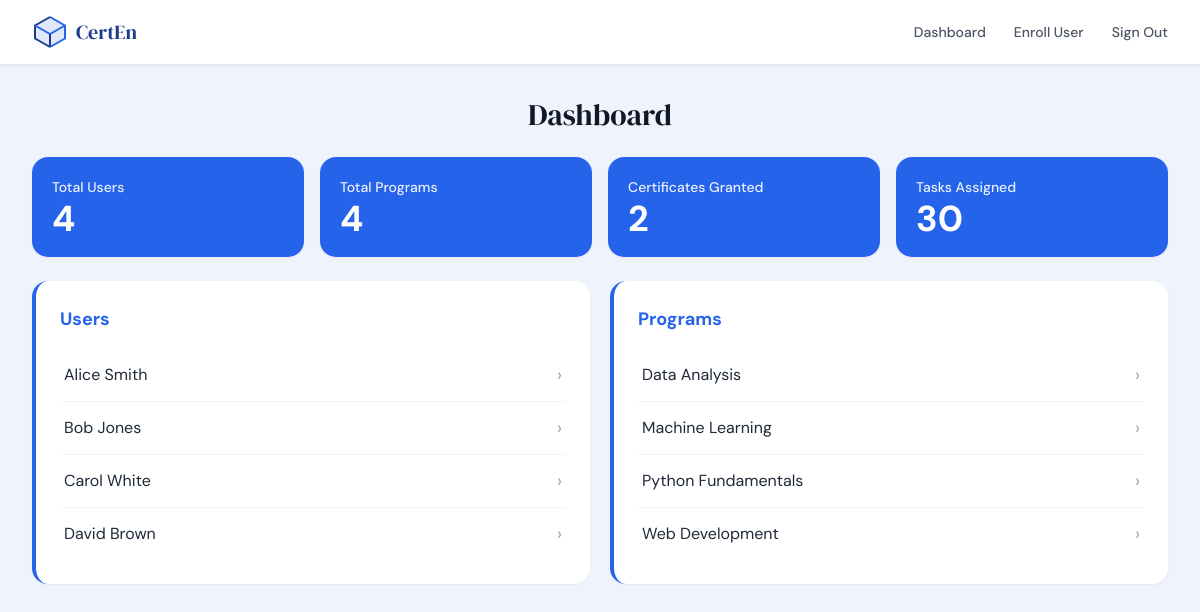
The page /admin on the database its author committed.
### models.py (models this page shows, shortened)
class User(db.Model):
    __tablename__ = "users"
    id         = db.Column(db.Integer, primary_key=True)
    first_name = db.Column(db.String(80),  nullable=False)
    last_name  = db.Column(db.String(80),  nullable=False)
    email      = db.Column(db.String(120), unique=True, nullable=False)
    dob        = db.Column(db.String(20))          # stored as "DD/MM/YYYY"
    is_admin   = db.Column(db.Boolean, default=False)
    created_at = db.Column(db.DateTime, default=lambda: datetime.now(timezone.utc))
    enrollments      = db.relationship("Enrollment",      back_populates="user", cascade="all, delete-orphan")
    task_completions = db.relationship("TaskCompletion",  back_populates="user", cascade="all, delete-orphan")
    certificates     = db.relationship("Certificate",     back_populates="user", cascade="all, delete-orphan")
    @property
    def full_name(self):
        return f"{self.first_name} {self.last_name}"

class Program(db.Model):
    __tablename__ = "programs"
    id          = db.Column(db.Integer, primary_key=True)
    name        = db.Column(db.String(120), nullable=False)
    description = db.Column(db.Text)
    mode        = db.Column(db.String(20))   # Online / Offline / Hybrid
    created_at  = db.Column(db.DateTime, default=lambda: datetime.now(timezone.utc))
    enrollments  = db.relationship("Enrollment",  back_populates="program", cascade="all, delete-orphan")
    tasks        = db.relationship("Task",         back_populates="program", cascade="all, delete-orphan",
                                   order_by="Task.serial")
    certificates = db.relationship("Certificate", back_populates="program", cascade="all, delete-orphan")

### app.py (the view, shortened to what this page needs)
@app.route("/admin")
def admin_dashboard():
    selected_user_id    = request.args.get("user_id",    type=int)
    selected_program_id = request.args.get("program_id", type=int)
    view_mode           = request.args.get("view", "user")   # "user" | "program"
    users    = User.query.filter_by(is_admin=False).order_by(User.first_name).all()
    programs = Program.query.order_by(Program.name).all()
    selected_user    = User.query.get(selected_user_id)    if selected_user_id    else None
    selected_program = Program.query.get(selected_program_id) if selected_program_id else None
    stats = {
        "total_users":           User.query.filter_by(is_admin=False).count(),
        "total_programs":        Program.query.count(),
        "certificates_granted":  Certificate.query.filter_by(status="granted").count(),
        "tasks_assigned":        TaskCompletion.query.count(),
    }
    user_enrolled_programs = []
    user_task_rows         = []
    user_program_cert      = None
    program_enrolled_users = []
    program_task_rows      = []
    program_detail_user    = None
    program_detail_cert    = None   # cert for prog_detail_user in this program
    prog_detail_user_id    = request.args.get("prog_user_id", type=int)
    return render_template(
        "admin_dashboard.html",
        stats=stats,
        users=users,
        programs=programs,
        selected_user=selected_user,
        selected_program=selected_program,
        view_mode=view_mode,
        user_enrolled_programs=user_enrolled_programs,
        user_task_rows=user_task_rows,
        user_program_cert=user_program_cert,
        program_enrolled_users=program_enrolled_users,
        program_task_rows=program_task_rows,
        program_detail_user=program_detail_user,
        program_detail_cert=program_detail_cert,
        prog_detail_user_id=prog_detail_user_id,
    )

### templates/admin_dashboard.html (shortened to what this page needs)
{% extends "base.html" %}
{% block nav_links %}
  <a href="{{ url_for('admin_dashboard') }}"
     class="text-sm font-medium text-gray-600 hover:text-primary hover:underline hover:underline-offset-4 transition-colors">Dashboard</a>
  <a href="{{ url_for('register') }}"
     class="text-sm font-medium text-gray-600 hover:text-primary hover:underline hover:underline-offset-4 transition-colors">Enroll User</a>
  <a href="{{ url_for('signout') }}"
     class="text-sm font-medium text-gray-600 hover:text-primary hover:underline hover:underline-offset-4 transition-colors">Sign Out</a>
{% endblock %}
{% block content %}
<div class="max-w-7xl mx-auto px-4 sm:px-6 lg:px-8 py-8 space-y-6">
  <h2 class="font-serif text-3xl text-center text-gray-900">Dashboard</h2>
  <div class="grid grid-cols-2 lg:grid-cols-4 gap-4">
    {% for label, value in [
        ('Total Users',          stats.total_users),
        ('Total Programs',       stats.total_programs),
        ('Certificates Granted', stats.certificates_granted),
        ('Tasks Assigned',       stats.tasks_assigned),
      ] %}
    <div class="bg-primary text-white rounded-2xl p-5 shadow-sm">
      <p class="text-sm font-medium opacity-90 mb-1">{{ label }}</p>
      <p class="text-4xl font-bold leading-none">{{ value }}</p>
    </div>
    {% endfor %}
  </div>
  <div class="grid grid-cols-1 md:grid-cols-2 gap-5">
    <div class="bg-white rounded-2xl shadow-sm border-l-4 border-primary p-6">
      <h3 class="text-lg font-bold text-primary mb-4">Users</h3>
      <ul class="divide-y divide-gray-100">
        {% for user in users %}
        <li>
          <a href="{{ url_for('admin_dashboard', user_id=user.id, view='user') }}"
             class="flex justify-between items-center py-3 px-1 transition-colors
               {% if selected_user and selected_user.id == user.id and view_mode == 'user' %}
                 text-primary font-bold border-b-2 border-primary
               {% else %}
                 text-gray-800 hover:text-primary
               {% endif %}">
            {{ user.full_name }}
            <span class="text-gray-400 text-lg">›</span>
          </a>
        </li>
        {% endfor %}
      </ul>
    </div>
    <div class="bg-white rounded-2xl shadow-sm border-l-4 border-primary p-6">
      <h3 class="text-lg font-bold text-primary mb-4">Programs</h3>
      <ul class="divide-y divide-gray-100">
        {% for program in programs %}
        <li>
          <a href="{{ url_for('admin_dashboard', program_id=program.id, view='program') }}"
             class="flex justify-between items-center py-3 px-1 transition-colors
               {% if selected_program and selected_program.id == program.id and view_mode == 'program' %}
                 text-primary font-bold border-b-2 border-primary
               {% else %}
                 text-gray-800 hover:text-primary
               {% endif %}">
            {{ program.name }}
            <span class="text-gray-400 text-lg">›</span>
          </a>
        </li>
        {% endfor %}
      </ul>
    </div>
  </div>
</div>
{% endblock %}

### templates/base.html (style rules this page uses)
body { font-family: 'DM Sans', sans-serif; }

### rows shown on the page
User: full_name "Alice Smith"
User: full_name "Bob Jones"
User: full_name "Carol White"
User: full_name "David Brown"
Program: name "Data Analysis"
Program: name "Machine Learning"
Program: name "Python Fundamentals"
Program: name "Web Development"

### other values the page prints
{{ label }} "Total Users" "Total Programs" "Certificates Granted" "Tasks Assigned"
{{ value }} "4" "4" "2" "30"
